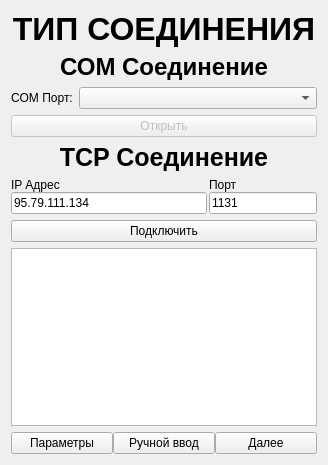
<?xml version="1.0" encoding="UTF-8"?>
<ui version="4.0">
 <class>Connections_Form</class>
 <widget class="QWidget" name="Connections_Form">
  <property name="geometry">
   <rect>
    <x>0</x>
    <y>0</y>
    <width>328</width>
    <height>465</height>
   </rect>
  </property>
  <property name="windowTitle">
   <string>Form</string>
  </property>
  <layout class="QVBoxLayout" name="verticalLayout">
   <item>
    <widget class="QLabel" name="label_2">
     <property name="sizePolicy">
      <sizepolicy hsizetype="Expanding" vsizetype="Minimum">
       <horstretch>0</horstretch>
       <verstretch>0</verstretch>
      </sizepolicy>
     </property>
     <property name="font">
      <font>
       <pointsize>24</pointsize>
       <weight>75</weight>
       <bold>true</bold>
      </font>
     </property>
     <property name="text">
      <string>ТИП СОЕДИНЕНИЯ</string>
     </property>
     <property name="alignment">
      <set>Qt::AlignCenter</set>
     </property>
    </widget>
   </item>
   <item>
    <widget class="QLabel" name="label_11">
     <property name="sizePolicy">
      <sizepolicy hsizetype="Expanding" vsizetype="Minimum">
       <horstretch>0</horstretch>
       <verstretch>0</verstretch>
      </sizepolicy>
     </property>
     <property name="font">
      <font>
       <pointsize>18</pointsize>
       <weight>75</weight>
       <bold>true</bold>
      </font>
     </property>
     <property name="text">
      <string>СОМ Соединение</string>
     </property>
     <property name="alignment">
      <set>Qt::AlignCenter</set>
     </property>
    </widget>
   </item>
   <item>
    <layout class="QHBoxLayout" name="horizontalLayout_6">
     <item>
      <widget class="QLabel" name="label">
       <property name="sizePolicy">
        <sizepolicy hsizetype="Maximum" vsizetype="Minimum">
         <horstretch>0</horstretch>
         <verstretch>0</verstretch>
        </sizepolicy>
       </property>
       <property name="text">
        <string>COM Порт:</string>
       </property>
      </widget>
     </item>
     <item>
      <widget class="QComboBox" name="PortNameBox">
       <property name="sizePolicy">
        <sizepolicy hsizetype="Expanding" vsizetype="Maximum">
         <horstretch>0</horstretch>
         <verstretch>0</verstretch>
        </sizepolicy>
       </property>
      </widget>
     </item>
    </layout>
   </item>
   <item>
    <widget class="QPushButton" name="COMConnect">
     <property name="enabled">
      <bool>false</bool>
     </property>
     <property name="sizePolicy">
      <sizepolicy hsizetype="Minimum" vsizetype="Minimum">
       <horstretch>0</horstretch>
       <verstretch>0</verstretch>
      </sizepolicy>
     </property>
     <property name="text">
      <string>Открыть</string>
     </property>
    </widget>
   </item>
   <item>
    <widget class="QLabel" name="label_13">
     <property name="sizePolicy">
      <sizepolicy hsizetype="Expanding" vsizetype="Minimum">
       <horstretch>0</horstretch>
       <verstretch>0</verstretch>
      </sizepolicy>
     </property>
     <property name="font">
      <font>
       <pointsize>19</pointsize>
       <weight>75</weight>
       <bold>true</bold>
      </font>
     </property>
     <property name="text">
      <string>TCP Соединение</string>
     </property>
     <property name="alignment">
      <set>Qt::AlignCenter</set>
     </property>
    </widget>
   </item>
   <item>
    <layout class="QHBoxLayout" name="horizontalLayout_10">
     <property name="spacing">
      <number>2</number>
     </property>
     <item>
      <layout class="QVBoxLayout" name="verticalLayout_10">
       <property name="spacing">
        <number>0</number>
       </property>
       <item>
        <widget class="QLabel" name="label_14">
         <property name="sizePolicy">
          <sizepolicy hsizetype="Minimum" vsizetype="Minimum">
           <horstretch>0</horstretch>
           <verstretch>0</verstretch>
          </sizepolicy>
         </property>
         <property name="maximumSize">
          <size>
           <width>16777215</width>
           <height>16777215</height>
          </size>
         </property>
         <property name="text">
          <string>IP Адрес</string>
         </property>
        </widget>
       </item>
       <item>
        <widget class="QLineEdit" name="IPInput">
         <property name="sizePolicy">
          <sizepolicy hsizetype="MinimumExpanding" vsizetype="Minimum">
           <horstretch>0</horstretch>
           <verstretch>0</verstretch>
          </sizepolicy>
         </property>
         <property name="maximumSize">
          <size>
           <width>16777215</width>
           <height>16777215</height>
          </size>
         </property>
         <property name="text">
          <string>95.79.111.134</string>
         </property>
        </widget>
       </item>
      </layout>
     </item>
     <item>
      <layout class="QVBoxLayout" name="verticalLayout_11">
       <property name="spacing">
        <number>0</number>
       </property>
       <item>
        <widget class="QLabel" name="label_15">
         <property name="sizePolicy">
          <sizepolicy hsizetype="Minimum" vsizetype="Minimum">
           <horstretch>0</horstretch>
           <verstretch>0</verstretch>
          </sizepolicy>
         </property>
         <property name="maximumSize">
          <size>
           <width>16777215</width>
           <height>16777215</height>
          </size>
         </property>
         <property name="text">
          <string>Порт</string>
         </property>
        </widget>
       </item>
       <item>
        <widget class="QLineEdit" name="PORTInput">
         <property name="sizePolicy">
          <sizepolicy hsizetype="Minimum" vsizetype="Minimum">
           <horstretch>0</horstretch>
           <verstretch>0</verstretch>
          </sizepolicy>
         </property>
         <property name="maximumSize">
          <size>
           <width>16777215</width>
           <height>16777215</height>
          </size>
         </property>
         <property name="text">
          <string>1131</string>
         </property>
        </widget>
       </item>
      </layout>
     </item>
    </layout>
   </item>
   <item>
    <widget class="QPushButton" name="TCPConnect">
     <property name="enabled">
      <bool>true</bool>
     </property>
     <property name="sizePolicy">
      <sizepolicy hsizetype="Minimum" vsizetype="Minimum">
       <horstretch>0</horstretch>
       <verstretch>0</verstretch>
      </sizepolicy>
     </property>
     <property name="text">
      <string>Подключить</string>
     </property>
    </widget>
   </item>
   <item>
    <widget class="QPlainTextEdit" name="consol"/>
   </item>
   <item>
    <layout class="QHBoxLayout" name="horizontalLayout">
     <property name="spacing">
      <number>0</number>
     </property>
     <item>
      <widget class="QPushButton" name="btnSettings">
       <property name="sizePolicy">
        <sizepolicy hsizetype="Minimum" vsizetype="Minimum">
         <horstretch>0</horstretch>
         <verstretch>0</verstretch>
        </sizepolicy>
       </property>
       <property name="text">
        <string>Параметры</string>
       </property>
      </widget>
     </item>
     <item>
      <widget class="QPushButton" name="btnHandsEnter">
       <property name="text">
        <string>Ручной ввод</string>
       </property>
      </widget>
     </item>
     <item>
      <widget class="QPushButton" name="btnNext">
       <property name="sizePolicy">
        <sizepolicy hsizetype="Minimum" vsizetype="Minimum">
         <horstretch>0</horstretch>
         <verstretch>0</verstretch>
        </sizepolicy>
       </property>
       <property name="text">
        <string>Далее</string>
       </property>
      </widget>
     </item>
    </layout>
   </item>
  </layout>
 </widget>
 <resources/>
 <connections/>
</ui>
